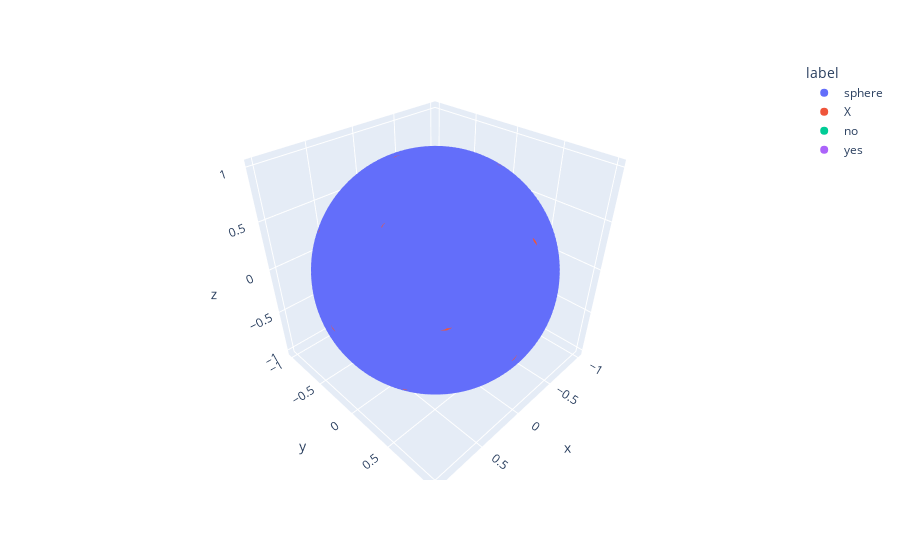
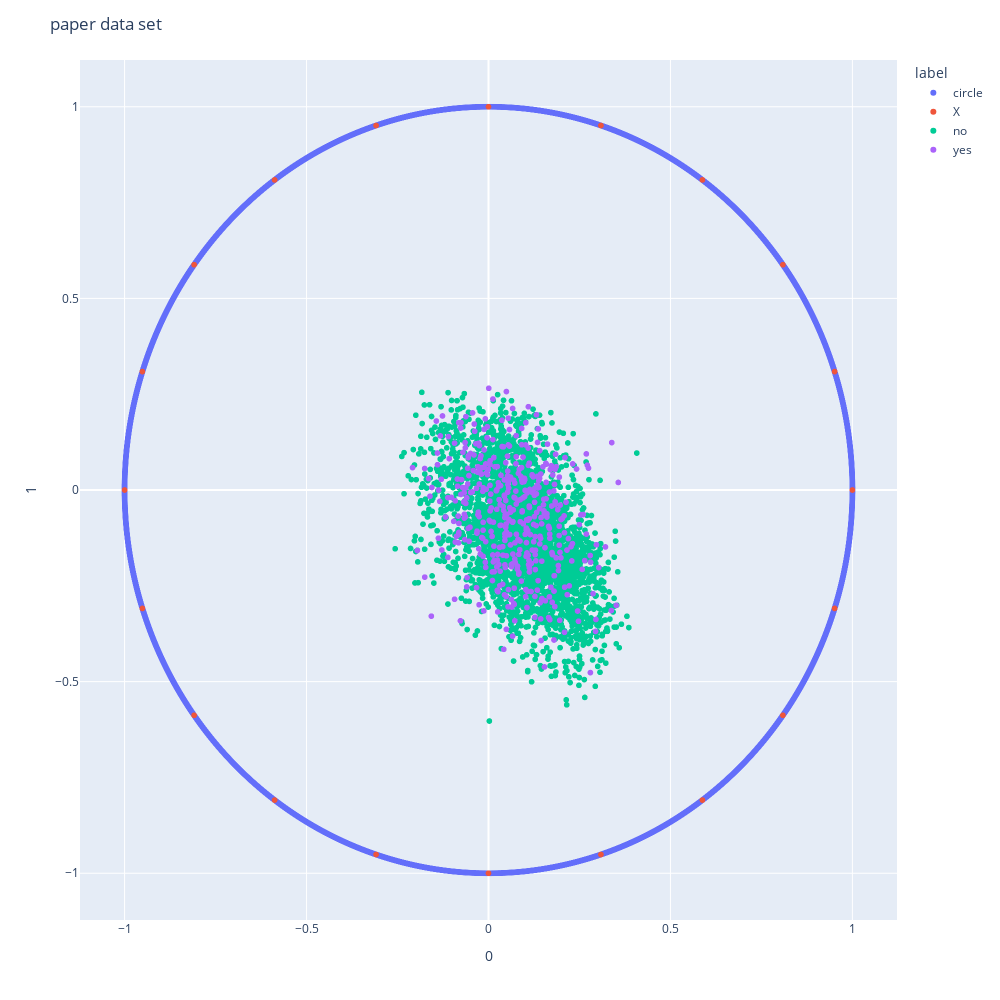

The cell these charts' notebook holds for them, in order:
### Markdown cell above
### 11- Bank Marketing dataset
### Labels: has the client subscribed a term deposit? (binary: 'yes','no')

### Code cell
data= pd.read_csv('Bank_Marketing.csv',sep=';')

# We convert all the columns except the label column to a range of numbers using label encoder so we can visualize the dataset in 3D
from sklearn import preprocessing 
data1 = data.iloc[:,:-1] 
data2 = data['y']
label_encoder = preprocessing.LabelEncoder()

for f in data1.columns:
    if (data1[f].dtype == 'object'):
        data1[f]= label_encoder.fit_transform(data1[f])   
        
data1 = pd.DataFrame(data=data1)
data2 = pd.DataFrame(data=data2)
data_final = pd.concat([data2,data1],axis=1)
data_final.head()

y=data_final['y']
X=data_final.drop(['y'], axis=1)
BPs=10000
RadViz3D(y,X,BPs)
RadViz2D(y,X,BPs)

### Figure 1 — Plotly figure (JSON) as saved in the notebook; plotly's stock layout.template omitted (floating-point values rounded to 4 significant figures; data arrays with more than 128 entries replaced by an {"elided": "..."} marker saying what was removed)
{"data": [{"hovertemplate": "label=sphere<br>x=%{x}<br>y=%{y}<br>z=%{z}<extra></extra>", "legendgroup": "sphere", "marker": {"color": "#636efa", "symbol": "circle"}, "mode": "markers", "name": "sphere", "scene": "scene", "showlegend": true, "type": "scatter3d", "x": {"elided": "10000 float values"}, "y": {"elided": "10000 float values"}, "z": {"elided": "10000 float values"}}, {"hovertemplate": "label=X<br>x=%{x}<br>y=%{y}<br>z=%{z}<extra></extra>", "legendgroup": "X", "marker": {"color": "#EF553B", "symbol": "circle"}, "mode": "markers", "name": "X", "scene": "scene", "showlegend": true, "type": "scatter3d", "x": [0.1132, -0.4724, 0.6351, -0.3945, -0.1624, 0.7198, -0.9313, 0.6391, 0.02043, -0.6897, 0.9965, -0.772, 0.1489, 0.519, -0.867, 0.7331, -0.2459, -0.265, 0.4816, -0.2959], "y": [-0.291, 0.2331, 0.1849, -0.6495, 0.8192, -0.5286, -0.1012, 0.7273, -0.9885, 0.7223, -0.06674, -0.6176, 0.9567, -0.7798, 0.214, 0.4002, -0.7191, 0.6061, -0.2134, -0.09959], "z": [0.95, 0.85, 0.75, 0.65, 0.55, 0.45, 0.35, 0.25, 0.15, 0.05, -0.05, -0.15, -0.25, -0.35, -0.45, -0.55, -0.65, -0.75, -0.85, -0.95]}, {"hovertemplate": "label=no<br>x=%{x}<br>y=%{y}<br>z=%{z}<extra></extra>", "legendgroup": "no", "marker": {"color": "#00cc96", "symbol": "circle"}, "mode": "markers", "name": "no", "scene": "scene", "showlegend": true, "type": "scatter3d", "x": {"elided": "3668 float values"}, "y": {"elided": "3668 float values"}, "z": {"elided": "3668 float values"}}, {"hovertemplate": "label=yes<br>x=%{x}<br>y=%{y}<br>z=%{z}<extra></extra>", "legendgroup": "yes", "marker": {"color": "#ab63fa", "symbol": "circle"}, "mode": "markers", "name": "yes", "scene": "scene", "showlegend": true, "type": "scatter3d", "x": {"elided": "451 float values"}, "y": {"elided": "451 float values"}, "z": {"elided": "451 float values"}}], "layout": {"legend": {"title": {"text": "label"}, "tracegroupgap": 0}, "margin": {"t": 60}, "scene": {"domain": {"x": [0, 1], "y": [0, 1]}, "xaxis": {"title": {"text": "x"}}, "yaxis": {"title": {"text": "y"}}, "zaxis": {"title": {"text": "z"}}}}}

### Figure 2 — Plotly figure (JSON) as saved in the notebook; plotly's stock layout.template omitted (floating-point values rounded to 4 significant figures; data arrays with more than 128 entries replaced by an {"elided": "..."} marker saying what was removed)
{"data": [{"hovertemplate": "label=circle<br>0=%{x}<br>1=%{y}<extra></extra>", "legendgroup": "circle", "marker": {"color": "#636efa", "symbol": "circle"}, "mode": "markers", "name": "circle", "showlegend": true, "type": "scattergl", "x": {"elided": "10000 float values"}, "xaxis": "x", "y": {"elided": "10000 float values"}, "yaxis": "y"}, {"hovertemplate": "label=X<br>0=%{x}<br>1=%{y}<extra></extra>", "legendgroup": "X", "marker": {"color": "#EF553B", "symbol": "circle"}, "mode": "markers", "name": "X", "showlegend": true, "type": "scattergl", "x": [1, 0.9511, 0.809, 0.5878, 0.309, 0, -0.309, -0.5878, -0.809, -0.9511, -1, -0.9511, -0.809, -0.5878, -0.309, 0, 0.309, 0.5878, 0.809, 0.9511], "xaxis": "x", "y": [0, 0.309, 0.5878, 0.809, 0.9511, 1, 0.9511, 0.809, 0.5878, 0.309, 0, -0.309, -0.5878, -0.809, -0.9511, -1, -0.9511, -0.809, -0.5878, -0.309], "yaxis": "y"}, {"hovertemplate": "label=no<br>0=%{x}<br>1=%{y}<extra></extra>", "legendgroup": "no", "marker": {"color": "#00cc96", "symbol": "circle"}, "mode": "markers", "name": "no", "showlegend": true, "type": "scattergl", "x": {"elided": "3668 float values"}, "xaxis": "x", "y": {"elided": "3668 float values"}, "yaxis": "y"}, {"hovertemplate": "label=yes<br>0=%{x}<br>1=%{y}<extra></extra>", "legendgroup": "yes", "marker": {"color": "#ab63fa", "symbol": "circle"}, "mode": "markers", "name": "yes", "showlegend": true, "type": "scattergl", "x": {"elided": "451 float values"}, "xaxis": "x", "y": {"elided": "451 float values"}, "yaxis": "y"}], "layout": {"dragmode": "select", "height": 1000, "hovermode": "closest", "legend": {"title": {"text": "label"}, "tracegroupgap": 0}, "margin": {"t": 60}, "title": {"text": "paper data set"}, "width": 1000, "xaxis": {"anchor": "y", "domain": [0, 1], "title": {"text": "0"}}, "yaxis": {"anchor": "x", "domain": [0, 1], "title": {"text": "1"}}}}
